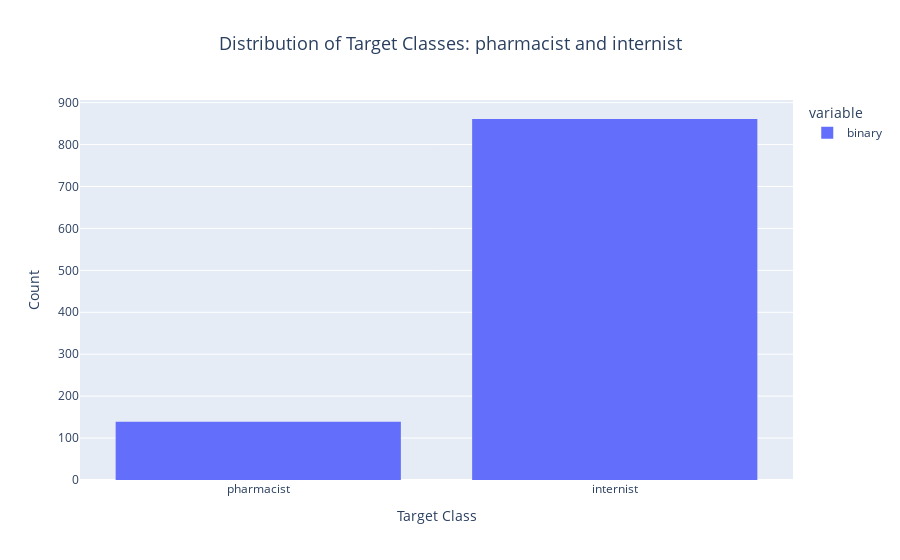

Here is the notebook cell this chart was saved with:
### Code cell
fig1 = px.histogram(data_frame=questions['binary'],
            title='Distribution of Target Classes: pharmacist and internist',
            labels={'value': 'Target Class'})

fig1.update_yaxes(title = 'Count')

fig1.update_layout(title_font_size=18, title_x=.5)

### Figure 1 — Plotly figure (JSON) as saved in the notebook; plotly's stock layout.template omitted (floating-point values rounded to 4 significant figures; data arrays with more than 128 entries replaced by an {"elided": "..."} marker saying what was removed)
{"data": [{"alignmentgroup": "True", "bingroup": "x", "hovertemplate": "variable=binary<br>Target Class=%{x}<br>count=%{y}<extra></extra>", "legendgroup": "binary", "marker": {"color": "#636efa", "pattern": {"shape": ""}}, "name": "binary", "offsetgroup": "binary", "orientation": "v", "showlegend": true, "type": "histogram", "x": {"elided": "1000 str values"}, "xaxis": "x", "yaxis": "y"}], "layout": {"autosize": true, "barmode": "relative", "legend": {"title": {"text": "variable"}, "tracegroupgap": 0}, "title": {"font": {"size": 18}, "text": "Distribution of Target Classes: pharmacist and internist", "x": 0.5}, "xaxis": {"anchor": "y", "autorange": true, "domain": [0, 1], "range": [-0.5, 1.5], "title": {"text": "Target Class"}, "type": "category"}, "yaxis": {"anchor": "x", "autorange": true, "domain": [0, 1], "range": [0, 906.3], "title": {"text": "Count"}}}}
